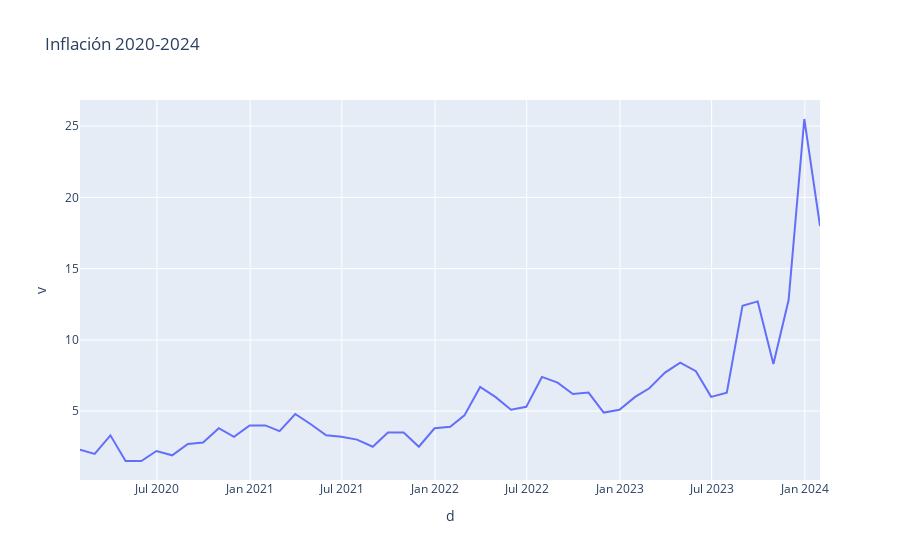

This figure's notebook cell:
### Code cell
fig_infla=px.line(df2_infla, x='d', y='v', title='Inflación 2020-2024', )
fig_infla.show()

### Figure 1 — Plotly figure (JSON) as saved in the notebook; plotly's stock layout.template omitted (floating-point values rounded to 4 significant figures)
{"data": [{"hovertemplate": "d=%{x}<br>v=%{y}<extra></extra>", "legendgroup": "", "line": {"color": "#636efa", "dash": "solid"}, "marker": {"symbol": "circle"}, "mode": "lines", "name": "", "orientation": "v", "showlegend": false, "type": "scatter", "x": ["2020-01-31", "2020-02-29", "2020-03-31", "2020-04-30", "2020-05-31", "2020-06-30", "2020-07-31", "2020-08-31", "2020-09-30", "2020-10-31", "2020-11-30", "2020-12-31", "2021-01-31", "2021-02-28", "2021-03-31", "2021-04-30", "2021-05-31", "2021-06-30", "2021-07-31", "2021-08-31", "2021-09-30", "2021-10-31", "2021-11-30", "2021-12-31", "2022-01-31", "2022-02-28", "2022-03-31", "2022-04-30", "2022-05-31", "2022-06-30", "2022-07-31", "2022-08-31", "2022-09-30", "2022-10-31", "2022-11-30", "2022-12-31", "2023-01-31", "2023-02-28", "2023-03-31", "2023-04-30", "2023-05-31", "2023-06-30", "2023-07-31", "2023-08-31", "2023-09-30", "2023-10-31", "2023-11-30", "2023-12-31", "2024-01-31"], "xaxis": "x", "y": [2.3, 2, 3.3, 1.5, 1.5, 2.2, 1.9, 2.7, 2.8, 3.8, 3.2, 4, 4, 3.6, 4.8, 4.1, 3.3, 3.2, 3, 2.5, 3.5, 3.5, 2.5, 3.8, 3.9, 4.7, 6.7, 6, 5.1, 5.3, 7.4, 7, 6.2, 6.3, 4.9, 5.1, 6, 6.6, 7.7, 8.4, 7.8, 6, 6.3, 12.4, 12.7, 8.3, 12.8, 25.5, 18], "yaxis": "y"}], "layout": {"legend": {"tracegroupgap": 0}, "title": {"text": "Inflación 2020-2024"}, "xaxis": {"anchor": "y", "domain": [0, 1], "title": {"text": "d"}}, "yaxis": {"anchor": "x", "domain": [0, 1], "title": {"text": "v"}}}}
